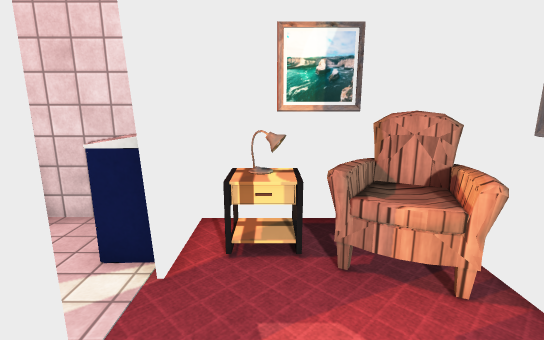
View 1 (above)

12 first-person views from a walk through a 3-D level made in the Unity game engine. The camera is 1.5 m above the floor, tilts 12° down and sees 85° across. The floor is counted in squares, 0.5 m on a side. Each view is taken from the middle of a square. On the plan, view 1 faces up. The plan holds only what a view shows up to about 20 squares ahead; the rest is blank. The player character is not drawn. Door leaves are left out, so doorways stand open. Some surface patterns are stand-ins.

View 2
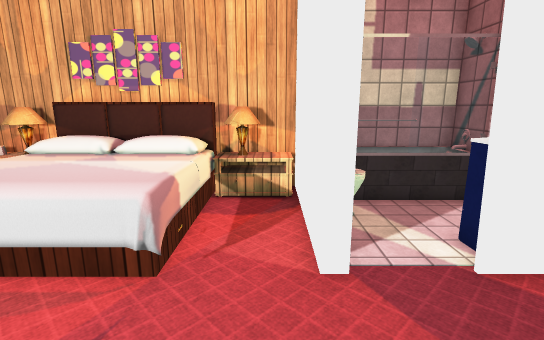

View 3
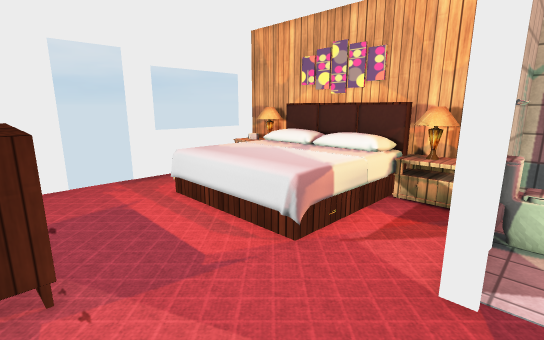

View 4
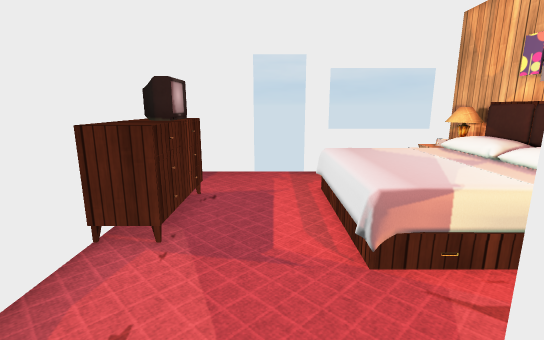

View 5
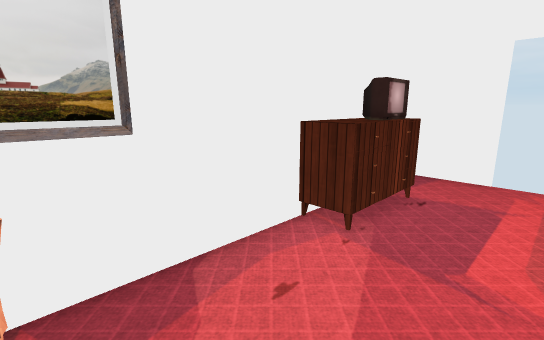

View 6
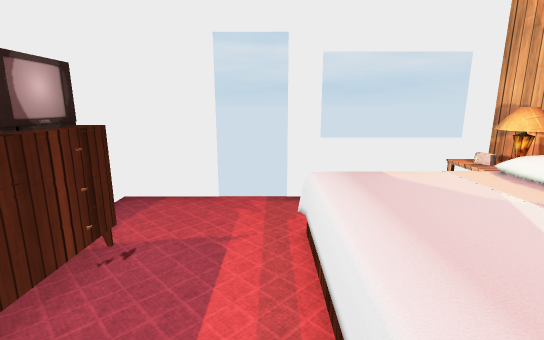

View 7
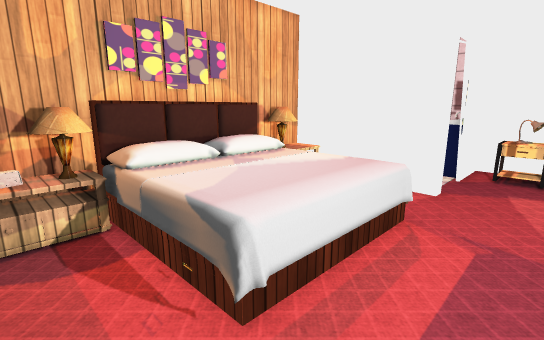

View 8
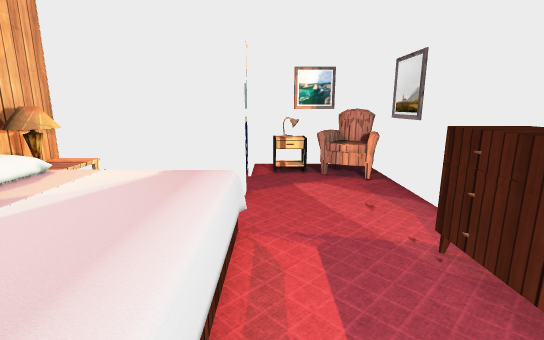

View 9
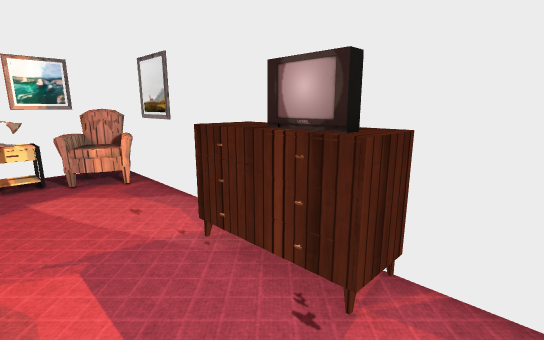

View 10
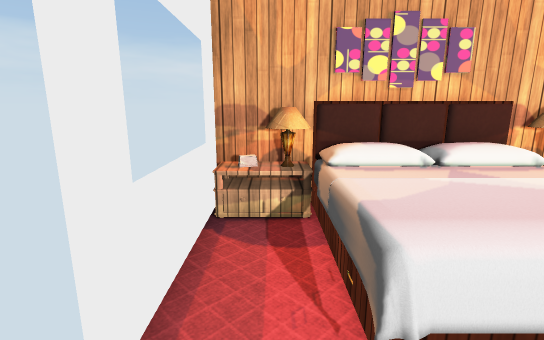

View 11
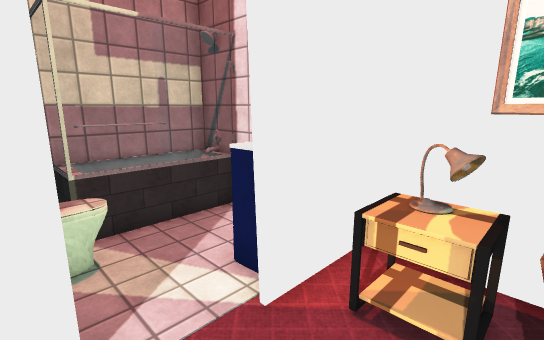

View 12
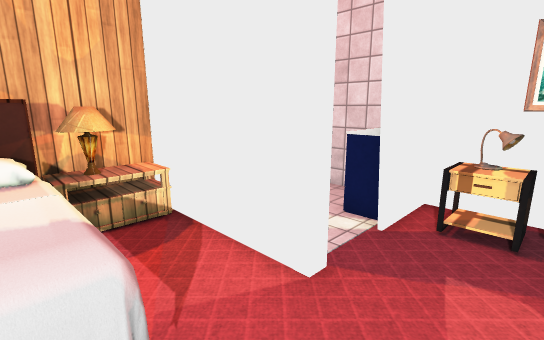

### Floor plan
Points are (right, up) in squares from view 1. A wall is a line through its corners. A room is listed if a view was taken in it or the views show most of it. See-through windows are left out.
Room 1 (views 1, 2, 3, 4, 5, 6, 7, 8, 9, 10, 11, 12)
walls: (-1.9, 2.5) (-1.9, 1.9) (-8.3, 1.9); (4, -2.6) (4, 2.6); (-8.3, 2.1) (-5.6, 2.1); (-2.3, 6.2) (-2.1, 4.7); (-8.2, 2.8) (-8.2, -1.6); (-6.3, 5.5) (-6.3, 3.2); (4, 4.4) (4, 7.7) (-1.9, 7.7) (-1.9, 4.8); (-8.2, -6.4) (-8.2, -9.7) (-1.5, -9.7); (-2.3, 7.7) (-8.2, 7.7) (-8.2, 3.2); (0.7, -9.7) (4, -9.7) (4, -5.4)
low walls: (-6.3, 3.2) (-7.9, 3.2)
ways out: open door at (0, -10)
objects: nightstand (-8, -9) to (-7, -7); bed (-8, -7) to (-2, -1); nightstand (-8, -1) to (-7, 1); radio (-7, -9); other object (-7, 7); toilet (-6, 3) to (-5, 4); bathtub (-6, 6) to (-6, 7); other object (-3, 5) to (-3, 7); table (-1, 6) to (-1, 7); lamp (0, 6) to (0, 7); chair (1, 4) to (3, 6); table (1, 6) to (1, 7); dresser (2, -6) to (4, -2); TV (3, -6) to (3, -4)

Where each view was taken, in squares from view 1:
view 1: 0 up, 0 right, facing up
view 2: 1 up, 3 right, facing left
view 3: 3 up, 3 right, facing down-left
view 4: 4 up, 0 right, facing down
view 5: 4 up, 1 left, facing down-right
view 6: 0 up, 1 left, facing down
view 7: 9 down, 1 right, facing up-left
view 8: 8 down, 1 left, facing up
view 9: 8 down, 1 left, facing up-right
view 10: 8 down, 1 right, facing left
view 11: 2 up, 1 right, facing up-left
view 12: 2 down, 1 right, facing up-left
